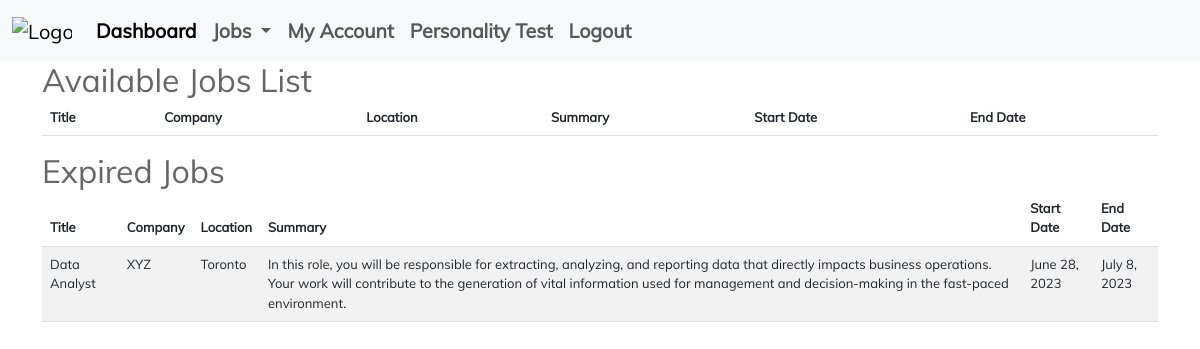
/employer/job-list/, run on an earlier commit of the app's database.
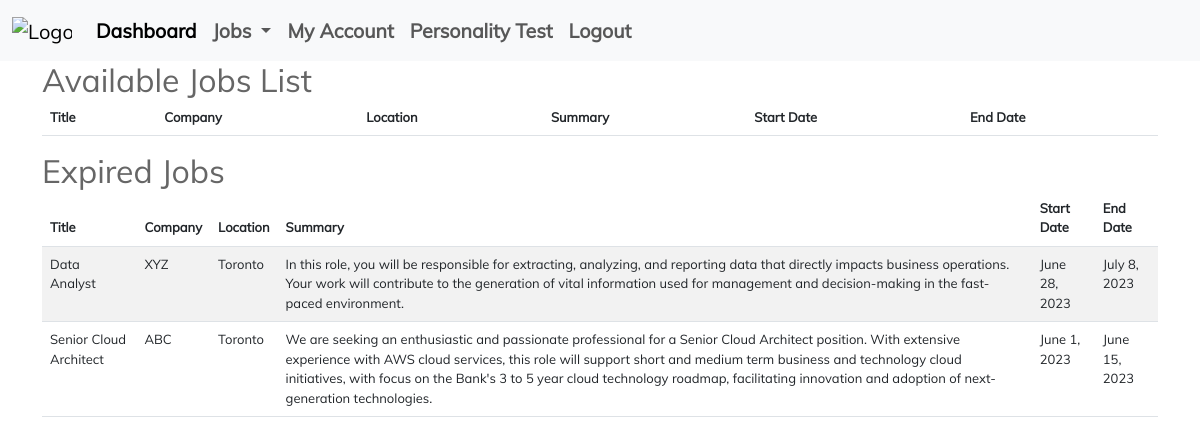
And on a later commit of the database.
### employer/models.py (models this page shows, shortened)
class Job(models.Model):
    title = models.CharField(max_length=100)
    company = models.CharField(max_length=100)
    location = models.CharField(max_length=100)
    summary = models.TextField()
    description = models.TextField()
    requirements = models.TextField()
    start_date = models.DateField()
    end_date = models.DateField()

### employer/views.py (the view)
# urls.py: path('employer/job-list/', job_list, name='job_list'),
def job_list(request):
    if request.method == 'GET':
        today = timezone.now().date()
        jobs = Job.objects.filter(end_date__gte=today)
        expired_jobs = Job.objects.filter(end_date__lt=today)
        return render(request, 'employer/job-list.html', {'jobs': jobs, "expired_jobs": expired_jobs})

### templates/employer/job-list.html (shortened to what this page needs)
{% extends 'employer/base.html' %}
{% block content %}
    <h2>Available Jobs List</h2>
    <table class="table table-striped">
        <thead>
        <th>Title</th>
        <th>Company</th>
        <th>Location</th>
        <th>Summary</th>
        <th>Start Date</th>
        <th>End Date</th>
        </thead>
    </table>
    <h2>Expired Jobs</h2>
    <table class="table table-striped">
        <thead>
        <th>Title</th>
        <th>Company</th>
        <th>Location</th>
        <th>Summary</th>
        <th>Start Date</th>
        <th>End Date</th>
        </thead>
        <tbody>
        {% for job in expired_jobs %}
            <tr>
                <td>{{ job.title }}</td>
                <td>{{ job.company }}</td>
                <td>{{ job.location }}</td>
                <td>{{ job.summary }}</td>
                <td>{{ job.start_date }}</td>
                <td>{{ job.end_date }}</td>
            </tr>
        {% endfor %}
        </tbody>
    </table>
{% endblock %}

What changed in the data, as far as the page shows it:
added Job: title "Senior Cloud Architect", company "ABC", location "Toronto", summary "We are seeking an enthusiastic and passionate professional for a Senior Cloud Architect position. With extensive experience with AWS cloud services, this role will support short and medium term business and technology cloud initiatives, with focus on the Bank's 3 to 5 year cloud technology roadmap, facilitating innovation and adoption of next-generation technologies.", start_date "June 1, 2023", end_date "June 15, 2023"
